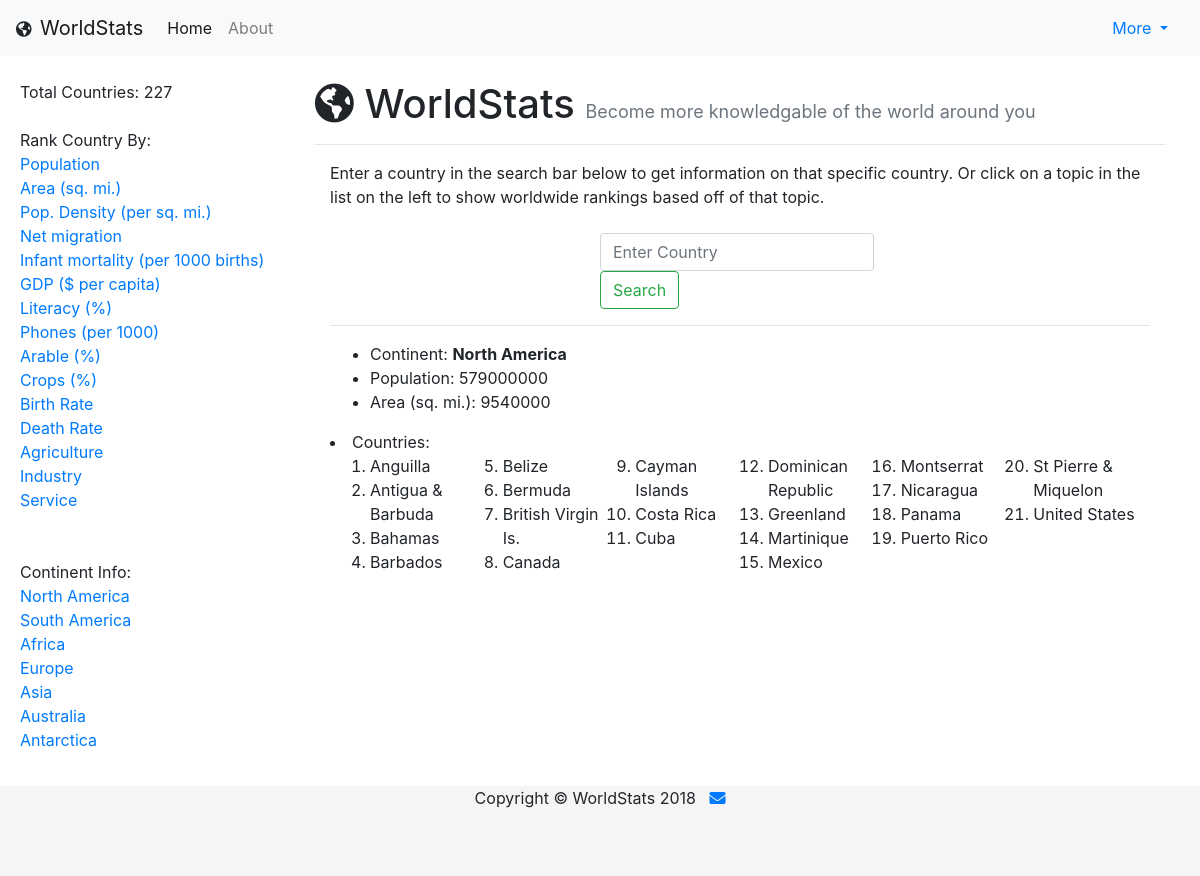
Page /index.php?continent=1 on the committed database.
### tables this page shows
CREATE TABLE continents_of_the_world
(
	ID INT NOT NULL AUTO_INCREMENT,
    Continent VARCHAR(33),
    Population BIGINT,
    Area_sq_mi INT,

    PRIMARY KEY (ID)
);

CREATE TABLE  countries_of_the_world 
(
	ID INT NOT NULL AUTO_INCREMENT,
    Country VARCHAR(33) NOT NULL,
    Continent INT, 
    Region VARCHAR(35),
    Population INT,
    Area_sq_mi INT,
    Pop_Density_per_sq_mi VARCHAR(12),
    Net_Migration NUMERIC(4, 2),
    Infant_mortality_per_1000_births NUMERIC(5, 2),
    GDP_per_capita INT,
    Literacy NUMERIC(4, 1),
    Phones_per_1000 NUMERIC(5, 1),
    Arable NUMERIC(4, 2),
    Crops NUMERIC(4, 2),
    Birth_Rate NUMERIC(4, 2),
    Death_Rate NUMERIC(4, 2),
    Agriculture VARCHAR(7),
    Industry NUMERIC(4, 3),
    Service NUMERIC(4, 3),
    
    PRIMARY KEY (ID)
);

### index.php (the view, shortened to what this page needs)
<?php
    $servername = "localhost";
    $username = "root";
    $password = "password";
    $database_name = 'WorldStats';
    $conn = mysqli_connect($servername, $username, $password, $database_name);
?>
<!DOCTYPE html>
<head>
    <link rel="stylesheet" href="https://maxcdn.bootstrapcdn.com/bootstrap/4.0.0/css/bootstrap.min.css"
>
    <link rel="stylesheet" href="https://use.fontawesome.com/releases/v5.2.0/css/all.css"
>
    <link rel="stylesheet" href="style.css">
</head>
<body>
    <nav class="navbar navbar-expand-lg navbar-light bg-light">
        <div>
            <span class="fas fa-globe-americas">&nbsp;</span>
            <a class="navbar-brand" href="#">WorldStats</a>
        </div>
        <div class="collapse navbar-collapse" id="navbarSupportedContent">
            <ul class="navbar-nav mr-auto">
                <li class="nav-item active">
                    <a class="nav-link" href="index.php">Home</a>
                </li>
                <li class="nav-item">
                    <a class="nav-link" href="about.php">About</a>
                </li>
            </ul>
            <div class="nav-item dropdown">
                <a class="nav-link dropdown-toggle" href="#" id="navbarDropdown" role="button" data-toggle="dropdown"
                    aria-haspopup="true" aria-expanded="false">
                    More
                </a>
            </div>
        </div>
    </nav>
    <br>
    <div class="row" id="content">
        <div class="col-md-offset-2">
            <div class="nav flex-column nav-pills" id="v-pills-tab" role="tablist" aria-orientation="vertical">
                Total Countries:
                <?php
                    $query = 'SELECT count(*) AS "Total" FROM countries_of_the_world';
                    $result = mysqli_query($conn, $query);
                    $row = mysqli_fetch_assoc($result);
                    echo $row['Total'];
                ?>
                <br>
                <br>
                Rank Country By:
                <form class="formLinks" action="index.php" method="post">
                    <li><a href="index.php?rankby=Population" name="rankby">Population</a></li>
                    <li><a href="index.php?rankby=Area_sq_mi" name="rankby">Area (sq. mi.)</a></li>
                    <li><a href="index.php?rankby=Pop_Density_per_sq_mi" name="rankby">Pop. Density (per sq.
                            mi.)</a></li>
                    <li><a href="index.php?rankby=Net_Migration" name="rankby">Net
                            migration</a></li>
                    <li><a href="index.php?rankby=Infant_mortality_per_1000_births" name="rankby">Infant
                            mortality (per 1000 births)</a></li>
                    <li><a href="index.php?rankby=GDP_per_capita" name="rankby">GDP
                            ($ per capita)</a></li>
                    <li><a href="index.php?rankby=Literacy" name="rankby">Literacy
                            (%)</a></li>
                    <li><a href="index.php?rankby=Phones_per_1000" name="rankby">Phones
                            (per 1000)</a></li>
                    <li><a href="index.php?rankby=Arable" name="rankby">Arable
                            (%)</a></li>
                    <li><a href="index.php?rankby=Crops" name="rankby">Crops
                            (%)</a></li>
                    <li><a href="index.php?rankby=Birth_Rate" name="rankby">Birth Rate</a></li>
                    <li><a href="index.php?rankby=Death_Rate" name="rankby">Death Rate</a></li>
                    <li><a href="index.php?rankby=Agriculture" name="rankby">Agriculture</a></li>
                    <li><a href="index.php?rankby=Industry" name="rankby">Industry</a></li>
                    <li><a href="index.php?rankby=Service" name="rankby">Service</a></li>
                </form>
                <br>
                <br>
                Continent Info:
                <form class="formLinks" action="index.php" method="post">
                    <li><a href="index.php?continent=1" name="continent">North America</a></li>
                    <li><a href="index.php?continent=2" name="continent">South America</a></li>
                    <li><a href="index.php?continent=3" name="continent">Africa</a></li>
                    <li><a href="index.php?continent=4" name="continent">Europe</a></li>
                    <li><a href="index.php?continent=5" name="continent">Asia</a></li>
                    <li><a href="index.php?continent=6" name="continent">Australia</a></li>
                    <li><a href="index.php?continent=7" name="continent">Antarctica</a></li>
                </form>
            </div>
        </div>
        <div class="col" stye="height: 10px;">
            <div class="page-header">
                <h1>
                    <span class="fas fa-globe-americas"></span>
                    WorldStats
                    <small class="text-muted" style="font-size: 18px">
                        Become more knowledgable of the world around you
                    </small>
                </h1>
            </div>
            <hr>
            <div class="container">
                Enter a country in the search bar below to get information on that specific country. Or click on a
                topic in the list on the left to show worldwide rankings based off of that topic.
                <br>
                <br>
                <form class="form-inline my-2 my-lg-0" action="index.php" method="post">
                    <input class="form-control mr-sm-2" type="text" name="search" placeholder="Enter Country"
                        aria-label="Search">
                    <button class="btn btn-outline-success my-2 my-sm-0" id="searchButton" type="submit">Search</button>
                </form>
                <hr>
                <?php
                $selected_continent = $_GET['continent'];
                if (isset($selected_continent)) {
                    $query = 'SELECT * FROM continents_of_the_world WHERE ID = ' . $selected_continent;
                    $result = mysqli_query($conn, $query);
                    $row = mysqli_fetch_assoc($result);
                    echo '<ul>';
                    echo '<li> Continent: <b>' . $row["Continent"] . '</b></li>';
                    echo '<li> Population: ' . $row["Population"] . '</li>';
                    echo '<li> Area (sq. mi.): ' . $row["Area_sq_mi"] . '</li>';
                    $query = 'SELECT * FROM countries_of_the_world AS R, continents_of_the_world AS I WHERE R.Continent = ' . $selected_continent . ' AND I.Id = ' . $selected_continent;
                    $result = mysqli_query($conn, $query);
                    echo '</ul><li> Countries: </li><ol>';
                    while ($row = mysqli_fetch_assoc($result)) {
                        echo '<li>' . $row["Country"] . '</li>';
                    }
                    echo '</ol>';
                }
                ?>
            </div>
        </div>
    </div>
    <br>
    <div class="footer fixed-bottom container-fluid">
        <div class="cont ainer">
            <p class="centered">
                Copyright © WorldStats
                <a href="mailto:erictikhonov@outlook.com" target="_top">
                    <span class="fa fa-envelope text-primary" data-toggle="tooltip" data-placement="top" title="Mail"></span>
                </a>
            </p>
        </div>
    </div>
</body>
</html>

### style.css (style rules this page uses)
.centered { text-align: center; }
#content { margin-bottom: 100px; margin-left: 20px; margin-right: 20px; }
a:link, a:active, a:visited a:hover { text-decoration: none; }
.footer { position: absolute; bottom: 0; width: 100%; height: 90px; background-color: #f5f5f5; }
form { margin: 0% auto; width: 280px; text-align: center; }
ol { -webkit-column-count: 6; -moz-column-count: 6; column-count: 6; grid-auto-columns: auto; }
li { -webkit-column-break-inside: avoid; page-break-inside: avoid; break-inside: avoid; }
.formLinks li { text-align: left; color: pink; }

### rows in the picture
continents_of_the_world: Continent "North America", Population "579000000", Area_sq_mi "9540000"
countries_of_the_world: Country "Anguilla"
countries_of_the_world: Country "Antigua & Barbuda"
countries_of_the_world: Country "Bahamas"
countries_of_the_world: Country "Barbados"
countries_of_the_world: Country "Belize"
countries_of_the_world: Country "Bermuda"
countries_of_the_world: Country "British Virgin Is."
countries_of_the_world: Country "Canada"
countries_of_the_world: Country "Cayman Islands"
countries_of_the_world: Country "Costa Rica"
countries_of_the_world: Country "Cuba"
countries_of_the_world: Country "Dominican Republic"
countries_of_the_world: Country "Greenland"
countries_of_the_world: Country "Martinique"
countries_of_the_world: Country "Mexico"
countries_of_the_world: Country "Montserrat"
countries_of_the_world: Country "Nicaragua"
countries_of_the_world: Country "Panama"
countries_of_the_world: Country "Puerto Rico"
countries_of_the_world: Country "St Pierre & Miquelon"
countries_of_the_world: Country "United States"

### other values in the picture
$row['Total'] "227"
